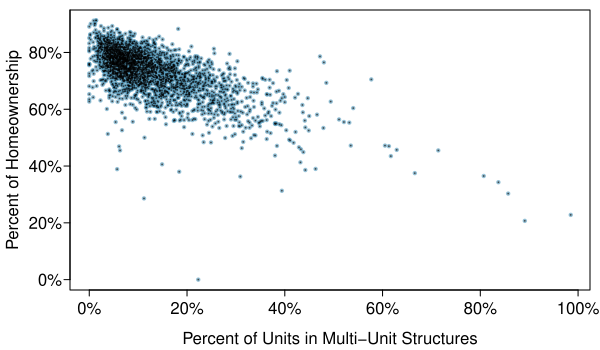

Write the R code that produced this figure.
library(openintro)
data(countyComplete)
cc  <- countyComplete
data(COL)# <- c('#550000AA','#88440055','#11447788','#884400AA','#114477CC')

w3  <- 1==0

if(w3){
  myPNG("MHP.png", 1200, 800, mar=c(3, 3.5, 0.5, 0.5), mgp=c(2.4, 0.5, 0), cex=2)
} else {
  myPDF("multiunitsVsOwnership.pdf", 6, 3.5, mar=c(3, 3.5, 0.5, 0.5), mgp=c(2.4, 0.4, 0))
}
pch <- 1
cex <- sqrt(cc$pop2010/1e6)
colPop <- fadeColor(ifelse(cex > 0.35, COL[4], COL[1]), substr(gray(0.6+cex*0.1),2,3))
colSm  <- colPop
cexF   <- 2
if(!w3){
  cex <- 0.7
  pch <- 20
  gp1 <- cex < 0.32
  colSm  <- COL[1,3]
  colPop <- COL[1,3]
  cexF   <- 1
}
plot(cc$housing_multi_unit[gp1], cc$home_ownership[gp1], pch=pch, col=colSm, xlab="", ylab="Percent of Homeownership", axes=FALSE, cex=ifelse(cex < 0.32, 0.32, cex)[gp1], xlim=range(cc$housing_multi_unit), ylim=range(cc$home_ownership))
at = seq(0, 100, 20)
axis(1, at, paste0(at, "%"))
axis(2, at, paste0(at, "%"))
box()
points(cc$housing_multi_unit[!gp1], cc$home_ownership[!gp1], pch=pch, col=colPop, xlab="", ylab="Percent of Homeownership", cex=ifelse(cex < 0.32, 0.32, cex)[!gp1])
points(cc$housing_multi_unit[!gp1], cc$home_ownership[!gp1], pch=20, cex = 0.2, col=COL[5,3])
#points(cc$housing_multi_unit, cc$home_ownership, pch=".", cex=1)
#rug(county$poverty[county$fed_spend > 40], side=3)
mtext("Percent of Units in Multi-Unit Structures", 1, 1.9, cex=ifelse(w3, 2, 1))

if(w3){
  usr <- par("usr")
  szs <- c(0.1, 0.4, 2, 5)
  cex <- sqrt(szs) # *c(1.2, 1.1, 1, 1)
  szs <- format(szs)
  szs[1] <- paste("<", szs[1])
  text(102, 95-5, "Population Size", pos=2)
  colPop <- rgb(ifelse(cex > 0.35, 1, 0), 0.15*cex, 0.05*cex, 0.6+cex*0.1)
  for(i in 1:4){
    points(82, 89-5*i, cex=cex[i], col=colPop[i])
    txt <- paste(szs[i], "million")
    text(101, 89-5*i, txt, pos=2)
  }
  rect(78, 63, 120, 120)
  text(25, 10, "Counties with >100,000 people are colored red")
}

dev.off()
